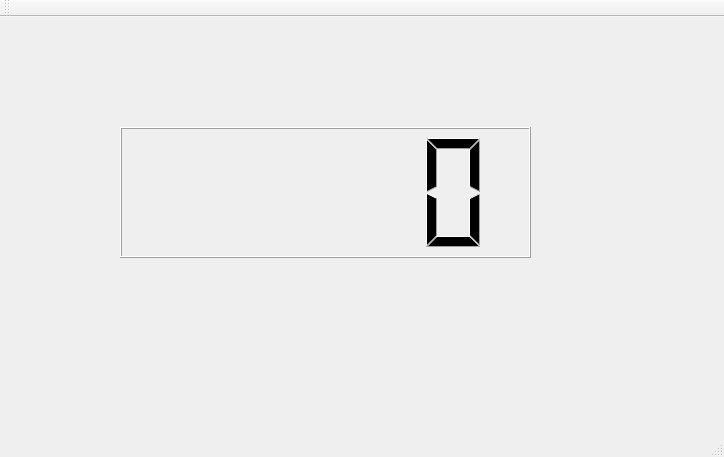
<?xml version="1.0" encoding="UTF-8"?>
<ui version="4.0">
 <class>MainWindow</class>
 <widget class="QMainWindow" name="MainWindow">
  <property name="geometry">
   <rect>
    <x>0</x>
    <y>0</y>
    <width>724</width>
    <height>457</height>
   </rect>
  </property>
  <property name="windowTitle">
   <string>MainWindow</string>
  </property>
  <widget class="QWidget" name="centralWidget">
   <widget class="QLCDNumber" name="lcdNumber">
    <property name="geometry">
     <rect>
      <x>120</x>
      <y>110</y>
      <width>411</width>
      <height>131</height>
     </rect>
    </property>
   </widget>
  </widget>
  <widget class="QMenuBar" name="menuBar">
   <property name="geometry">
    <rect>
     <x>0</x>
     <y>0</y>
     <width>724</width>
     <height>26</height>
    </rect>
   </property>
  </widget>
  <widget class="QToolBar" name="mainToolBar">
   <attribute name="toolBarArea">
    <enum>TopToolBarArea</enum>
   </attribute>
   <attribute name="toolBarBreak">
    <bool>false</bool>
   </attribute>
  </widget>
  <widget class="QStatusBar" name="statusBar"/>
 </widget>
 <layoutdefault spacing="6" margin="11"/>
 <resources/>
 <connections/>
</ui>
